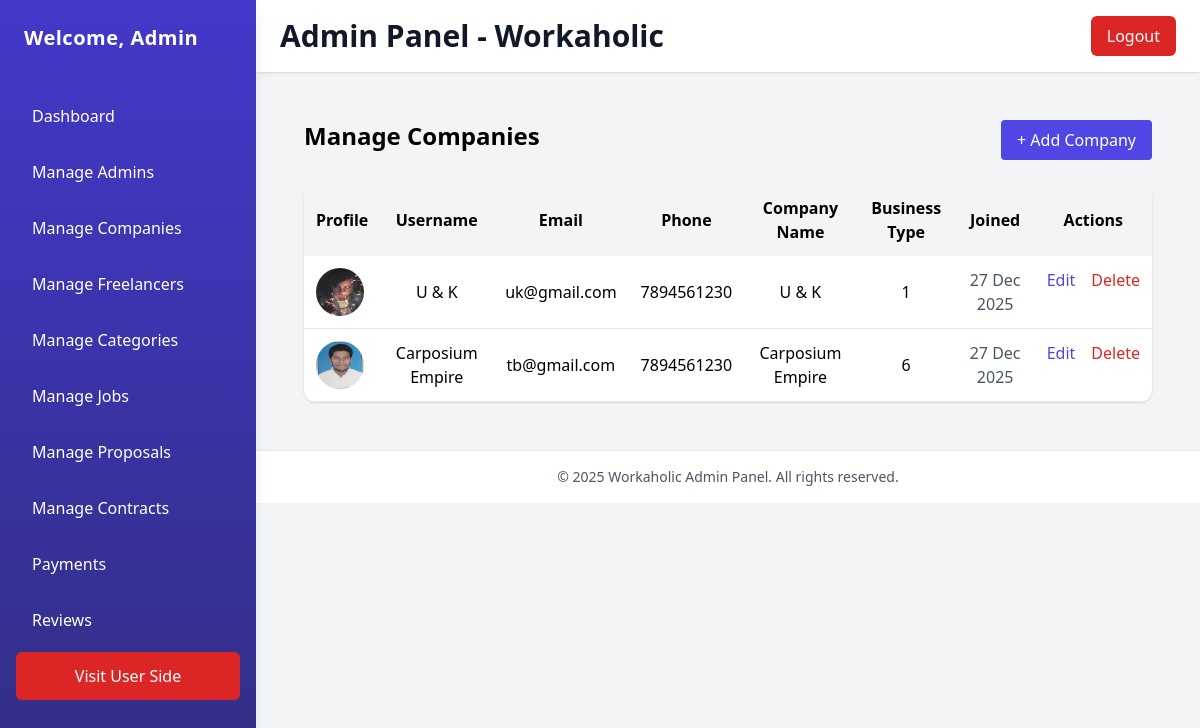
/admin/manage_companies.php, run on the app's committed database.
### tables this page shows
CREATE TABLE `companies` (
  `company_id` int(11) NOT NULL,
  `user_id` int(11) NOT NULL,
  `company_name` varchar(255) NOT NULL,
  `company_address` text NOT NULL,
  `company_description` text NOT NULL,
  `company_website` varchar(255) NOT NULL,
  `category_id` int(255) NOT NULL,
  `created_at` timestamp NOT NULL DEFAULT current_timestamp() ON UPDATE current_timestamp()
);

CREATE TABLE `users` (
  `user_id` int(11) NOT NULL,
  `username` varchar(255) NOT NULL,
  `user_email` varchar(255) NOT NULL,
  `role` enum('company','freelancer') NOT NULL,
  `user_phone` varchar(255) NOT NULL,
  `user_password` varchar(255) NOT NULL,
  `profile_img` varchar(255) NOT NULL,
  `created_at` timestamp NOT NULL DEFAULT current_timestamp() ON UPDATE current_timestamp()
);

### admin/manage_companies.php (the view, shortened to what this page needs)
<?php
include 'header.php';
?>
<main class="p-6">
    <div class="flex justify-between mb-6">
        <h2 class="text-2xl font-semibold">Manage Companies</h2>
        <a href="manage_companies.php?action=add" class="bg-indigo-600 text-white px-4 py-2 rounded">
            + Add Company
        </a>
    </div>
    <?php if (isset($_GET['action']) && ($_GET['action'] === 'add' || $_GET['action'] === 'edit')): ?>
        <form method="POST" enctype="multipart/form-data"
            class="bg-white shadow rounded-xl p-6 max-w-3xl space-y-6 validateForm">
            <input type="hidden" name="user_id" value="<?= $record['user_id'] ?? '' ?>">
            <input type="hidden" name="company_id" value="<?= $record['company_id'] ?? '' ?>">
            <div>
                <label>Username</label>
                <input type="text" name="username" value="<?= $record['username'] ?? '' ?>"
                    class="w-full border px-3 py-2 rounded" data-validation="required alpha">
                <p class="error text-red-500 text-sm mt-1" id="usernameError"></p>
            </div>
            <div>
                <label>Email</label>
                <input type="email" name="user_email" value="<?= $record['user_email'] ?? '' ?>"
                    class="w-full border px-3 py-2 rounded" data-validation="required email">
                <p class="error text-red-500 text-sm mt-1" id="user_emailError"></p>
            </div>
            <div>
                <label>Phone</label>
                <input type="text" name="user_phone" value="<?= $record['user_phone'] ?? '' ?>"
                    class="w-full border px-3 py-2 rounded" data-validation="required numeric min" data-min="10">
                <p class="error text-red-500 text-sm mt-1" id="user_phoneError"></p>
            </div>
            <?php if ($_GET['action'] === 'add'): ?>
                <div>
                    <label>Password</label>
                    <input type="password" name="user_password" class="w-full border px-3 py-2 rounded"
                        data-validation="required strongPassword">
                    <p class="error text-red-500 text-sm mt-1" id="user_passwordError"></p>
                </div>
            <?php else: ?>
                <div>
                    <label>Password (leave blank to keep current)</label>
                    <input type="password" name="user_password" class="w-full border px-3 py-2 rounded">
                </div>
            <?php endif; ?>
            <div>
                <label>Profile Image</label>
                <input type="file" name="profile_img" class="w-full border px-3 py-2 rounded"
                    data-validation="<?= $_GET['action'] === 'add' ? 'required ' : '' ?>file filesize" data-filesize="1024">
                <p class="error text-red-500 text-sm mt-1" id="profile_imgError"></p>
                <?php if (!empty($record['profile_img'])): ?>
                    <img src="../uploads/profile/<?= basename($record['profile_img']); ?>" class="w-20 h-20 mt-2 rounded-full">
                <?php endif; ?>
            </div>
            <div>
                <label>Company Name</label>
                <input type="text" name="company_name" value="<?= $record['company_name'] ?? '' ?>"
                    class="w-full border px-3 py-2 rounded" data-validation="required">
                <p class="error text-red-500 text-sm mt-1" id="company_nameError"></p>
            </div>
            <div>
                <label>Company Address</label>
                <textarea name="company_address" class="w-full border px-3 py-2 rounded"
                    data-validation="required"><?= $record['company_address'] ?? '' ?></textarea>
                <p class="error text-red-500 text-sm mt-1" id="company_addressError"></p>
            </div>
            <div>
                <label>Description</label>
                <textarea name="company_description" class="w-full border px-3 py-2 rounded"
                    data-validation="required"><?= $record['company_description'] ?? '' ?></textarea>
                <p class="error text-red-500 text-sm mt-1" id="company_descriptionError"></p>
            </div>
            <div>
                <label>Website</label>
                <input type="text" name="company_website" value="<?= $record['company_website'] ?? '' ?>"
                    class="w-full border px-3 py-2 rounded" data-validation="required">
                <p class="error text-red-500 text-sm mt-1" id="company_websiteError"></p>
            </div>
            <div>
                <label>Business Type</label>
                <input type="text" name="category_id" value="<?= $record['category_id'] ?? '' ?>"
                    class="w-full border px-3 py-2 rounded" data-validation="required">
                <p class="error text-red-500 text-sm mt-1" id="category_idError"></p>
            </div>
            <div class="flex items-center gap-4 mt-6">
                <button class="bg-indigo-600 text-white px-4 py-2 rounded">
                    <?= $_GET['action'] === 'edit' ? "Update Company" : "Add Company" ?>
                </button>
                <a href="manage_companies.php" class="text-indigo-600 hover:underline">Back</a>
            </div>
            <input type="hidden" name="<?= $_GET['action'] === 'edit' ? "update_company" : "add_company" ?>" value="1">
        </form>
    <?php else: ?>
        <?php
        $result = $conn->query("SELECT u.*, c.* FROM users u JOIN companies c ON u.user_id=c.user_id ORDER BY c.company_id DESC");
        ?>
        <table class="min-w-full bg-white shadow rounded-xl overflow-hidden text-center">
            <thead class="bg-gray-100">
                <tr>
                    <th class="p-3">Profile</th>
                    <th class="p-3">Username</th>
                    <th class="p-3">Email</th>
                    <th class="p-3">Phone</th>
                    <th class="p-3">Company Name</th>
                    <th class="p-3">Business Type</th>
                    <th class="p-3">Joined</th>
                    <th class="p-3">Actions</th>
                </tr>
            </thead>
            <tbody>
                <?php while ($row = $result->fetch_assoc()): ?>
                    <tr class="border-b">
                        <td class="p-3">
                            <img src="../uploads/profile/<?= basename($row['profile_img']); ?>" class="w-12 h-12 rounded-full">
                        </td>
                        <td class="p-3"><?= $row['username']; ?></td>
                        <td class="p-3"><?= $row['user_email']; ?></td>
                        <td class="p-3"><?= $row['user_phone']; ?></td>
                        <td class="p-3"><?= $row['company_name']; ?></td>
                        <td class="p-3"><?= $row['category_id']; ?></td>
                        <td class="p-3 text-gray-600"><?= date("d M Y", strtotime($row['created_at'])); ?></td>
                        <td class="p-3 flex gap-4">
                            <a href="manage_companies.php?action=edit&user_id=<?= $row['user_id']; ?>&company_id=<?= $row['company_id']; ?>"
                                class="text-indigo-600 hover:underline">Edit</a>
                            <a href="manage_companies.php?action=delete&user_id=<?= $row['user_id']; ?>&company_id=<?= $row['company_id']; ?>"
                                onclick="return confirm('Delete company?')" class="text-red-600 hover:underline">Delete</a>
                        </td>
                    </tr>
                <?php endwhile; ?>
            </tbody>
        </table>
    <?php endif; ?>
</main>
<?php include 'footer.php'; ?>

### data on the page
companies: user.profile_img (picture), user.username "U & K", user.user_email "uk@gmail.com", user.user_phone "7894561230", company_name "U & K", category "1", created_at "27 Dec 2025"
companies: user.profile_img (picture), user.username "Carposium Empire", user.user_email "tb@gmail.com", user.user_phone "7894561230", company_name "Carposium Empire", category "6", created_at "27 Dec 2025"

### other printed values
$_SESSION['username'] "Admin"
$page_title "Admin Panel - Workaholic"
